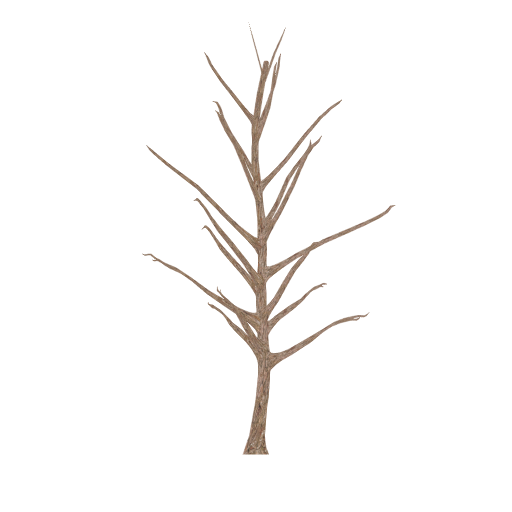
#> input picture trees/Maples/1.png, 1024 x 1024 px, found by its file name (shown at 1/2 size)
$ python mat.py
#> lines starting #> are read from the running program, lines starting #| are printed output that depends on the picture; after the words box and inside, x2 and y2 are one past the last pixel; in counts of white or black regions, pixels touching at a corner belong together
import numpy as np
import matplotlib.pyplot as plt
from skimage import io, color, morphology
from skimage.morphology import binary_dilation, binary_erosion, binary_closing
from skan import csr
import matplotlib.cm as cm
import networkx as nx
import json

def process_image(img_path):
#> called with img_path = './trees/Maples/1.png'
    img = io.imread(img_path)
#> img is the input picture: shape (1024, 1024, 4); mean R, G, B, A 97.6, 90.7, 60.9, 10.9

    if img.shape[2] == 4:
        alpha_threshold = 0.01  # Define a threshold for alpha values
        nearly_transparent = img[:, :, 3] < alpha_threshold * 255
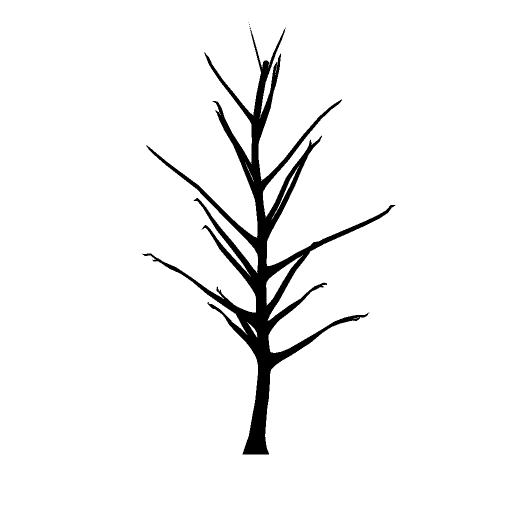
#> nearly_transparent: shape (1024, 1024) bool (shown at 1/2 size); 95.5% white; 6 black regions (5 under 20 px), largest, box (x1, y1, x2, y2) and area: (284, 56, 791, 909) 47162
        img[nearly_transparent] = [0, 0, 0, 255]  # Set the color to red with full opacity
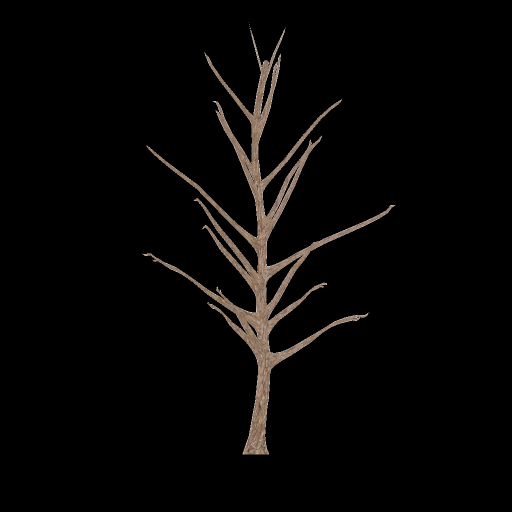
#> img: shape (1024, 1024, 4) (shown at 1/2 size); mean R, G, B, A 6.7, 5.6, 4.7, 254.4; transparent parts drawn white

    if img.shape[2] == 4:
        # Discard the alpha channel
        img = img[:, :, :3]
#> img: shape (1024, 1024, 3)

    img_gray = color.rgb2gray(img)
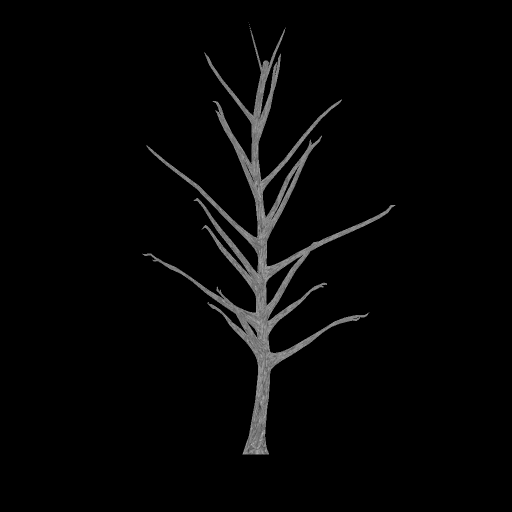
#> img_gray: shape (1024, 1024) float64 (shown at 1/2 size); min 0, max 0.763, mean 0.0226

    threshold = np.mean(img_gray)
#> threshold = 0.0226
    img_binary = img_gray > threshold
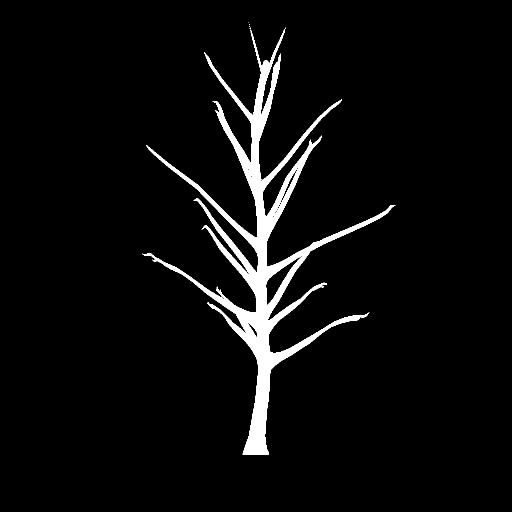
#> img_binary: shape (1024, 1024) bool (shown at 1/2 size); 4.5% white; 6 white regions (5 under 20 px), largest, box (x1, y1, x2, y2) and area: (284, 56, 791, 909) 47162

    skeleton = morphology.skeletonize(img_binary)
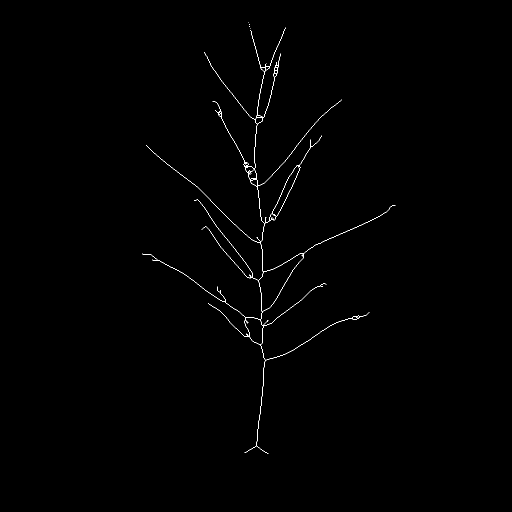
#> skeleton: shape (1024, 1024) bool (shown at 1/2 size); 0.38% white in thin lines or dots, all inside (x1, y1, x2, y2) = (284, 45, 791, 908)

    selem = np.ones((3, 3))

    skeleton_dilated = binary_dilation(skeleton, selem)
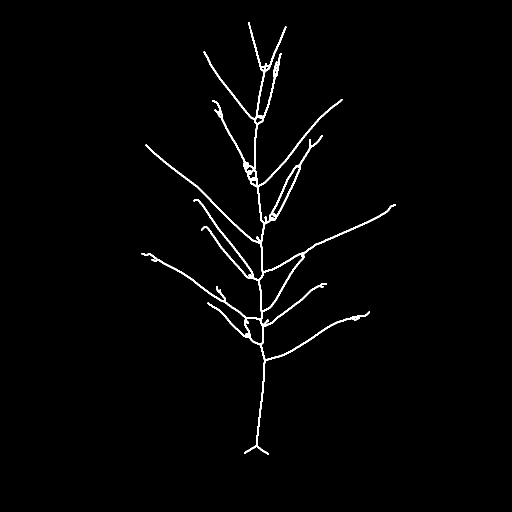
#> skeleton_dilated: shape (1024, 1024) bool (shown at 1/2 size); 1.5% white; 2 white regions, box (x1, y1, x2, y2) and area: (283, 53, 792, 909) 15437, (496, 44, 502, 58) 42
    skeleton_cleaned = binary_erosion(skeleton_dilated, selem)
    skeleton_closed = binary_closing(skeleton_cleaned, selem)

    skeleton_graph = csr.Skeleton(skeleton_closed)
    branches = [skeleton_graph.path_coordinates(i) for i in range(skeleton_graph.paths.indptr.shape[0] - 1)]
    branch_lengths = [np.linalg.norm(branch[-1] - branch[0]) for branch in branches]
    sorted_indices = np.argsort(branch_lengths)[::-1]

    N = 20
    significant_branches = [branches[i] for i in sorted_indices[:N]]

    # [7 lines of commented-out code are left out]

    edges = []

    plt.figure(figsize=(8, 8))
    # plt.imshow(img)
    for i, branch in enumerate(significant_branches):
        plt.scatter(branch[0, 1], branch[0, 0], c='r')  # Head pixel
        plt.scatter(branch[-1, 1], branch[-1, 0], c='r')  # Tail pixel
        head = (branch[0, 1], branch[0, 0])
        tail = (branch[-1, 1], branch[-1, 0])
        edges.append((head, tail))
    # if '1' in img_path:
    #     plt.title('Cleaned Skeleton with Top {} Significant Branches'.format(N))
    #     plt.show()

    G = nx.Graph()
    edges = [(tuple(edge[0]), tuple(edge[-1])) for edge in edges]

    pos = {node: (np.cos(np.radians(270))*node[0] - np.sin(np.radians(270))*node[1],
                  np.sin(np.radians(270))*node[0] + np.cos(np.radians(270))*node[1]) for edge in edges for node in edge}

    x_values = [x for x, y in pos.values()]
    y_values = [y for x, y in pos.values()]
    x_min, x_max = min(x_values), max(x_values)
    y_min, y_max = min(y_values), max(y_values)

    pos = {node: ((x - x_min) / (x_max - x_min), (y - y_min) / (y_max - y_min)) for node, (x, y) in pos.items()}
    G.add_edges_from(edges)

    # Assuming the node id is a tuple (x, y)
    for node in G.nodes():
        nx.set_node_attributes(G, {node: {'x': node[0], 'y': node[1]}})

    # Replace node ids with integer ids starting from 0
    # G = nx.convert_node_labels_to_integers(G, first_label=0, ordering='default', label_attribute=None)

    data = nx.node_link_data(G)


    # Extract x coordinates of the nodes
    x_coords = [data['pos'][0] for node, data in G.nodes(data=True)]
    x_array = np.array(x_coords).reshape(-1, 1)

    # Apply KMeans clustering
    kmeans = KMeans(n_clusters=3, random_state=0).fit(x_array)

    # Get the cluster labels
    labels = kmeans.labels_

    # Get the indices of the nodes in the middle cluster
    middle_cluster_indices = np.where(labels == 1)[0]  # Assuming the middle cluster is labeled as 1

    # Get the x coordinates of the nodes in the middle cluster
    middle_cluster_x_coords = x_array[middle_cluster_indices]

    # Calculate the difference between the largest and smallest x coordinate in the middle cluster
    difference = np.max(middle_cluster_x_coords) - np.min(middle_cluster_x_coords)


    # Create a list of colors for each node
    colors = ['red' if data['pos'][0] in middle_cluster_x_coords else 'black' for node, data in G.nodes(data=True)]

    # Draw the graph
    nx.draw(G, node_color=colors)
    plt.show()

    # [4 lines of commented-out code are left out]

    for node_data in data['nodes']:
        for key, value in node_data.items():
            if isinstance(value, np.integer):
                node_data[key] = int(value)
            elif isinstance(value, np.floating):
                node_data[key] = float(value)
            elif isinstance(value, np.ndarray):
                node_data[key] = value.tolist()

    return data


class NumpyEncoder(json.JSONEncoder):
    def default(self, obj):
        if isinstance(obj, np.integer):
            return int(obj)
        elif isinstance(obj, np.floating):
            return float(obj)
        elif isinstance(obj, np.ndarray):
            return obj.tolist()
        else:
            return super(NumpyEncoder, self).default(obj)


# [7 lines of commented-out code are left out]

process_image('./trees/Maples/1.png')
#> (the call stopped at in process_image, `skeleton_graph = csr.Skeleton(skeleton_closed)`: skan is not available in this run)

# Save the serialized graphs to a file
# with open('maples.json', 'w') as f:
#     json.dump(graph_data_list, f, cls=NumpyEncoder)
